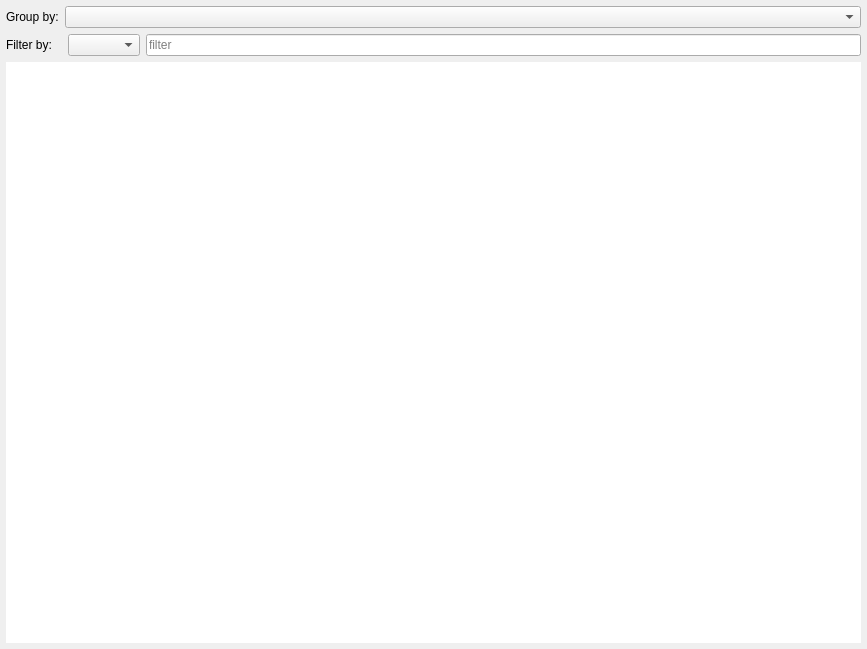
<?xml version="1.0" encoding="UTF-8"?>
<ui version="4.0">
 <class>item_tree_widget</class>
 <widget class="QWidget" name="item_tree_widget">
  <property name="geometry">
   <rect>
    <x>0</x>
    <y>0</y>
    <width>867</width>
    <height>649</height>
   </rect>
  </property>
  <property name="windowTitle">
   <string>Form</string>
  </property>
  <property name="styleSheet">
   <string notr="true">#item_view {
border:none;
}</string>
  </property>
  <layout class="QVBoxLayout" name="verticalLayout">
   <property name="margin">
    <number>6</number>
   </property>
   <item>
    <widget class="QWidget" name="group_widget" native="true">
     <layout class="QHBoxLayout" name="group_layout" stretch="0,1">
      <property name="margin">
       <number>0</number>
      </property>
      <item>
       <widget class="QLabel" name="group_label">
        <property name="text">
         <string>Group by:</string>
        </property>
       </widget>
      </item>
      <item>
       <widget class="QComboBox" name="group_combo">
        <property name="maximumSize">
         <size>
          <width>16777215</width>
          <height>16777215</height>
         </size>
        </property>
        <item>
         <property name="text">
          <string/>
         </property>
        </item>
       </widget>
      </item>
     </layout>
    </widget>
   </item>
   <item>
    <widget class="QWidget" name="filter_widget" native="true">
     <layout class="QHBoxLayout" name="horizontalLayout" stretch="0,0,1">
      <property name="margin">
       <number>0</number>
      </property>
      <item>
       <widget class="QLabel" name="filter_label">
        <property name="text">
         <string>Filter by:   </string>
        </property>
       </widget>
      </item>
      <item>
       <widget class="QComboBox" name="filter_combo"/>
      </item>
      <item>
       <widget class="QLineEdit" name="filter_lineEdit">
        <property name="placeholderText">
         <string>filter</string>
        </property>
       </widget>
      </item>
     </layout>
    </widget>
   </item>
   <item>
    <widget class="ItemTreeView" name="item_view">
     <property name="indentation">
      <number>10</number>
     </property>
    </widget>
   </item>
  </layout>
 </widget>
 <customwidgets>
  <customwidget>
   <class>ItemTreeView</class>
   <extends>QTreeView</extends>
   <header>item_tree_widget.ItemTreeView</header>
  </customwidget>
 </customwidgets>
 <tabstops>
  <tabstop>item_view</tabstop>
  <tabstop>group_combo</tabstop>
  <tabstop>filter_combo</tabstop>
  <tabstop>filter_lineEdit</tabstop>
 </tabstops>
 <resources/>
 <connections/>
</ui>
